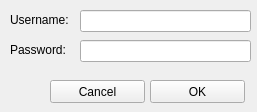
<?xml version="1.0" encoding="UTF-8"?>
<ui version="4.0">
 <class>VLoginWindow</class>
 <widget class="QWidget" name="VLoginWindow">
  <property name="geometry">
   <rect>
    <x>0</x>
    <y>0</y>
    <width>257</width>
    <height>112</height>
   </rect>
  </property>
  <property name="windowTitle">
   <string>Login</string>
  </property>
  <widget class="QLineEdit" name="lineEdit">
   <property name="geometry">
    <rect>
     <x>80</x>
     <y>10</y>
     <width>171</width>
     <height>22</height>
    </rect>
   </property>
  </widget>
  <widget class="QLineEdit" name="lineEdit_2">
   <property name="geometry">
    <rect>
     <x>80</x>
     <y>40</y>
     <width>171</width>
     <height>22</height>
    </rect>
   </property>
   <property name="echoMode">
    <enum>QLineEdit::Password</enum>
   </property>
  </widget>
  <widget class="QLabel" name="label">
   <property name="geometry">
    <rect>
     <x>10</x>
     <y>10</y>
     <width>71</width>
     <height>20</height>
    </rect>
   </property>
   <property name="text">
    <string>Username:</string>
   </property>
  </widget>
  <widget class="QLabel" name="label_2">
   <property name="geometry">
    <rect>
     <x>10</x>
     <y>40</y>
     <width>71</width>
     <height>20</height>
    </rect>
   </property>
   <property name="text">
    <string>Password:</string>
   </property>
  </widget>
  <widget class="QPushButton" name="pushButton">
   <property name="geometry">
    <rect>
     <x>150</x>
     <y>80</y>
     <width>95</width>
     <height>23</height>
    </rect>
   </property>
   <property name="text">
    <string>OK</string>
   </property>
  </widget>
  <widget class="QPushButton" name="pushButton_2">
   <property name="geometry">
    <rect>
     <x>50</x>
     <y>80</y>
     <width>95</width>
     <height>23</height>
    </rect>
   </property>
   <property name="text">
    <string>Cancel</string>
   </property>
  </widget>
 </widget>
 <resources/>
 <connections/>
</ui>
